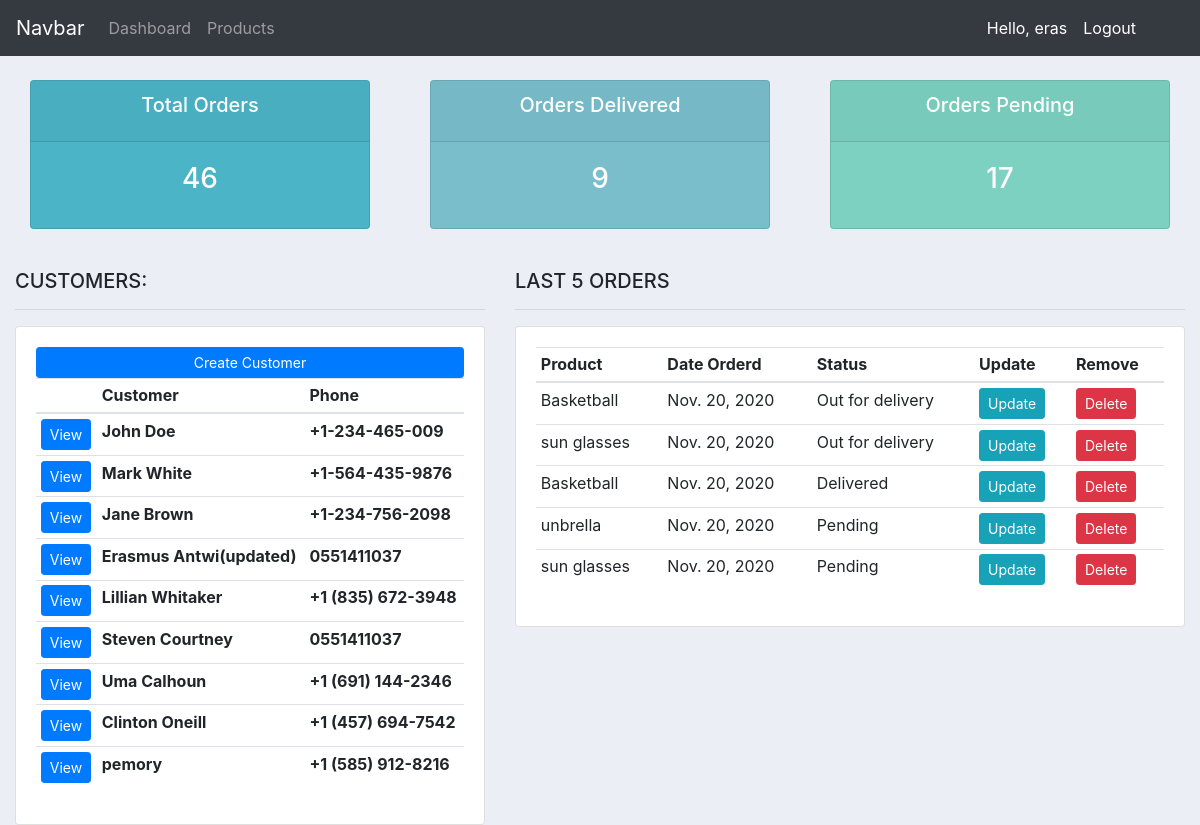
The app's page / (signed in) with its own data.
### crmapp/models.py (models this page shows, shortened)
class Customer(models.Model):
    user    = models.OneToOneField(User, null=True, on_delete=models.CASCADE)
    name    = models.CharField(max_length=200, null=True)
    phone   = models.CharField(max_length=200, null=True)
    email   = models.EmailField(max_length=200, null=True)
    profile_pic = models.ImageField(default= "user-icon.jpg", null=True, blank=True)
    date_created    = models.DateTimeField(auto_now_add=True)

class Order(models.Model):
    options = (
        ('Pending', 'Pending'),
        ('Out for delivery', 'Out for delivery'),
        ('Delivered', 'Delivered'),
    )
    customer = models.ForeignKey(Customer, on_delete=models.CASCADE)
    product = models.ForeignKey(Product, on_delete=models.CASCADE)
    date_created = models.DateTimeField(auto_now_add=True)
    status = models.CharField(choices=options, null=True, max_length=200)
    class Meta:
        ordering = ['-date_created']

class Product(models.Model):
    name    = models.CharField(max_length=200)
    price   = models.FloatField()
    category = models.ForeignKey(Category, on_delete=models.PROTECT)
    description = models.TextField(blank=True, null=True)
    date_created = models.DateTimeField(auto_now_add=True)
    def __str__(self):
        return self.name

### crmapp/decorators.py (the view)
    def wrapper_func(request, *args, **kwargs):
        group = None
        if request.user.groups.exists():
            group =  request.user.groups.all()[0].name
        if group == 'customer':
            return redirect('user_page')
        if group == 'admin':
            return view_func(request, *args, **kwargs)

### crmapp/views.py (called while the page is built)
@login_required(login_url='login')
@admin_only
def homeView(request):
    customers = Customer.objects.all()
    products = Product.objects.all()
    orders = Order.objects.all()
    first_five = Order.objects.all()[:5]
    delivered = Order.objects.filter(status='Delivered')
    pending = Order.objects.filter(status='Pending')
    context = {
        'customers': customers,
        'products': products,
        'orders': orders,
        'delivered': delivered,
        'pending': pending,
        'first_five': first_five,
    }
    return render(request, 'crmapp/dashboard.html', context)

### crmapp/templates/crmapp/dashboard.html
{%  extends 'crmapp/main.html' %}
{% block content %}
{%  include 'crmapp/status.html' %}
<br>
<div class="row">
	<div class="col-md-5">
		<h5>CUSTOMERS:</h5>
		<hr>
		<div class="card card-body">
			<a class="btn btn-primary  btn-sm btn-block" href="{% url 'create_customer' %}">Create Customer</a>
			<table class="table table-sm">
				<thead>
				<tr>
					<th></th>
					<th>Customer</th>
					<th>Phone</th>
				</tr>
				</thead>
				<tbody>
				{% for customer in customers%}
				<tr>
					<th><a class="btn btn-primary  btn-sm" href="{% url 'view_customer' customer.pk %}">View</a></th>
					<th>{{customer.name}}</th>
					<th>{{customer.phone}}</th>
				</tr>
				{% endfor %}
				</tbody>
			</table>
		</div>
	</div>
	<div class="col-md-7">
		<h5>LAST 5 ORDERS</h5>
		<hr>
		<div class="card card-body">
			<table class="table table-sm">
				<thead>
					<tr>
						<th>Product</th>
						<th>Date Orderd</th>
						<th>Status</th>
						<th>Update</th>
						<th>Remove</th>
					</tr>
				</thead>
				<tbody>
					{% for order in first_five %}
					<tr>
						<td>{{order.product}}</td>
						<td>{{order.date_created|date}}</td>
						<td>{{order.status}}</td>
						<td><a href="{% url 'update_order' order.id %}"><button class="btn btn-sm btn-info" type="button">Update</button></a></td>
						<td><a href="{% url 'delete_order' order.id %}" class="btn btn-sm btn-danger" >Delete</a></td>
					</tr>
					{% endfor %}
				</tbody>
			</table>
		</div>
	</div>
</div>
{% endblock %}

### crmapp/templates/crmapp/main.html (shortened to what this page needs)
{% load static %}
<!DOCTYPE html>
<html>
<head>
	<link rel="stylesheet" href="https://stackpath.bootstrapcdn.com/bootstrap/4.3.1/css/bootstrap.min.css">
	<link rel="stylesheet" href="{% static 'css/style.css' %}">
</head>
<body>
	{%  include 'crmapp/navbar.html' %}
	<div class="container-fluid">
	{% block content %}
	{% endblock %}
    </div>
</body>
</html>

### crmapp/templates/crmapp/navbar.html (shortened to what this page needs)
<nav class="navbar navbar-expand-lg navbar-dark bg-dark">
  <a class="navbar-brand" href="{% url 'home' %}">Navbar</a>
  <div class="collapse navbar-collapse" id="navbarNav">
    <ul class="navbar-nav">
      {% if request.user.is_staff %}
      <li class="nav-item">
        <a class="nav-link" href="#">Dashboard</a>
      </li>
      <li class="nav-item">
        <a class="nav-link" href="#">Products</a>
      </li>
      {% else %}
      <li class="nav-item">
        <a class="nav-link" href="{% url 'accounts_settings' %}">Settings</a>
      </li>
      {% endif %}
    </ul>
  </div>
  <span class="mr-3 text-white">Hello, {{request.user}}</span>
  <span class="mr-5"><a class="text-white" href="{% url 'logout' %}">Logout</a></span>
</nav>

### crmapp/templates/crmapp/status.html
<br>
<div class="row">
	<div class="col">
		<div class="col-md">
			<div class="card text-center text-white  mb-3" id="total-orders">
			  	<div class="card-header">
			  		<h5 class="card-title">Total Orders</h5>
			  	</div>
			  	<div class="card-body">
					<h3 class="card-title">{{orders.count}}</h3>
			  	</div>
			</div>
		</div>
	</div>
	<div class="col">
		<div class="col-md">
			<div class="card text-center text-white  mb-3" id="orders-delivered">
			  	<div class="card-header">
			  		<h5 class="card-title">Orders Delivered</h5>
			  	</div>
			  	<div class="card-body">
					<h3 class="card-title">{{delivered.count}}</h3>
			  	</div>
			</div>
		</div>
	</div>
	<div class="col">
		<div class="col-md">
			<div class="card text-center text-white  mb-3" id="orders-pending">
			  	<div class="card-header">
			  		<h5 class="card-title">Orders Pending</h5>
			  	</div>
			  	<div class="card-body">
					<h3 class="card-title">{{pending.count}}</h3>
			  	</div>
			</div>
		</div>
	</div>
</div>

### static/css/style.css (style rules this page uses)
body { background-color: #ebeff5; }
#total-orders { background-color: #4cb4c7; }
#orders-delivered { background-color: #7abecc; }
#orders-pending { background-color: #7CD1C0; }

### records on screen
Customer: name "John Doe", phone "+1-234-465-009"
Customer: name "Mark White", phone "+1-564-435-9876"
Customer: name "Jane Brown", phone "+1-234-756-2098"
Customer: name "Erasmus Antwi(updated)", phone "0551411037"
Customer: name "Lillian Whitaker", phone "+1 (835) 672-3948"
Customer: name "Steven Courtney", phone "0551411037"
Customer: name "Uma Calhoun", phone "+1 (691) 144-2346"
Customer: name "Clinton Oneill", phone "+1 (457) 694-7542"
Customer: name "pemory", phone "+1 (585) 912-8216"
Order: product "Basketball", date_created "Nov. 20, 2020", status "Out for delivery"
Order: product "sun glasses", date_created "Nov. 20, 2020", status "Out for delivery"
Order: product "Basketball", date_created "Nov. 20, 2020", status "Delivered"
Order: product "unbrella", date_created "Nov. 20, 2020", status "Pending"
Order: product "sun glasses", date_created "Nov. 20, 2020", status "Pending"

### other values on screen
{{ request.user }} "eras"
{{ orders.count }} "46"
{{ delivered.count }} "9"
{{ pending.count }} "17"
